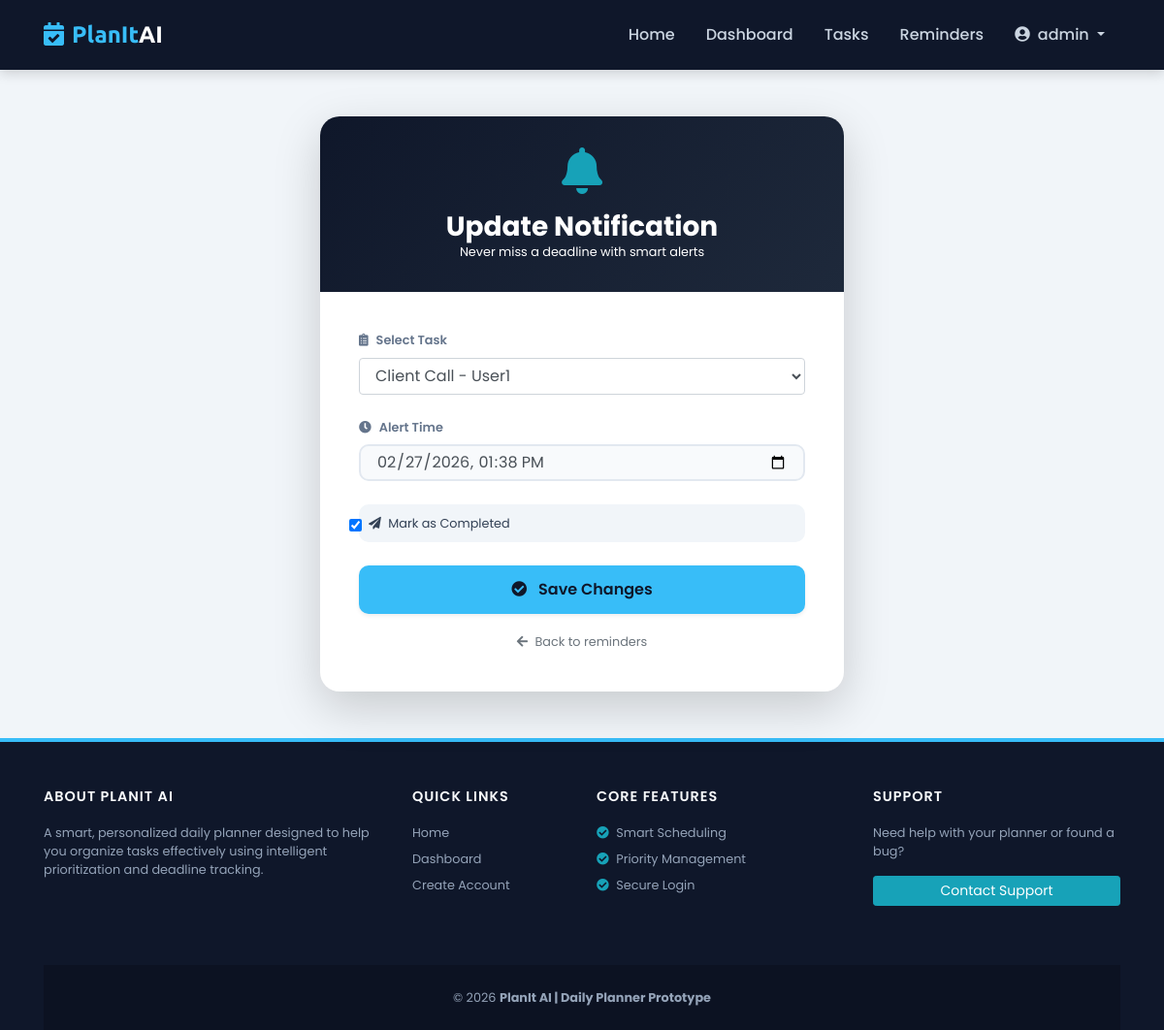
Page /reminders/2/edit/ (signed in) on the committed database.
### myapp/models.py (models this page shows, shortened)
class Task(models.Model):
    PRIORITY_CHOICES = (
        (1, 'High'),
        (2, 'Medium'),
        (3, 'Low'),
    )
    STATUS_CHOICES = (
        ('pending', 'Pending'),
        ('completed', 'Completed'),
        ('overdue', 'Overdue'),
    )
    RECURRENCE_CHOICES = (
        ('none', 'None'),
        ('daily', 'Daily'),
        ('weekly', 'Weekly'),
        ('monthly', 'Monthly'),
    )
    task_id = models.AutoField(primary_key=True)
    user = models.ForeignKey(CustomerUser, on_delete=models.CASCADE, related_name='tasks')
    category = models.ForeignKey(Category, on_delete=models.SET_NULL, null=True, blank=True)
    title = models.CharField(max_length=255)
    description = models.TextField(blank=True, null=True)
    priority = models.IntegerField(choices=PRIORITY_CHOICES, default=2)
    due_date = models.DateTimeField()
    duration_minutes = models.IntegerField(default=60)
    status = models.CharField(max_length=20, choices=STATUS_CHOICES, default='pending')
    completed_at = models.DateTimeField(blank=True, null=True)
    recurrence_pattern = models.CharField(
        max_length=20,
        choices=RECURRENCE_CHOICES,
        default='none'
    )
    bookmarked = models.BooleanField(default=False)
    is_deleted = models.BooleanField(default=False)
    created_at = models.DateTimeField(auto_now_add=True)
    updated_at = models.DateTimeField(auto_now=True)
    class Meta:
        ordering = ['priority', 'due_date']
        indexes = [
            models.Index(fields=['user', 'priority']),
            models.Index(fields=['due_date']),
            models.Index(fields=['status']),
        ]
    def __str__(self):
        return f"{self.title} - {self.user.username}"

class Reminder(models.Model):
    reminder_id = models.AutoField(primary_key=True)
    task = models.ForeignKey(Task, on_delete=models.CASCADE, related_name='reminders')
    reminder_time = models.DateTimeField()
    is_completed = models.BooleanField(default=False)

### myapp/views.py (the view)
# urls.py: path('reminders/<int:reminder_id>/edit/', views.edit_reminder, name='edit_reminder'),
def edit_reminder(request, reminder_id):
    user = get_logged_in_user(request)
    if not user:
        return redirect('login')
    reminder = get_object_or_404(Reminder, pk=reminder_id)
    if reminder.task.user != user:
        messages.error(request, "You cannot edit this reminder.")
        return redirect('reminder_list')
    if request.method == 'POST':
        form = ReminderForm(request.POST, instance=reminder)
        if form.is_valid():
            form.save()
            ActivityLog.objects.create(
                user=user,
                action='update_task',  # ← change to 'reminder_update' if added
                description=f'Reminder updated for task "{reminder.task.title}"'
            )
            messages.success(request, "Reminder updated successfully.")
            return redirect('reminder_list')
    else:
        form = ReminderForm(instance=reminder)
        form.fields['task'].queryset = Task.objects.filter(user=user, is_deleted=False)
    return render(request, 'reminder_form.html', {'form': form})

### myapp/forms.py
class ReminderForm(forms.ModelForm):
    class Meta:
        model = Reminder
        fields = ['task', 'reminder_time', 'is_completed']
        widgets = {
            'task': forms.Select(attrs={'class': 'form-control'}),
            'reminder_time': forms.DateTimeInput(attrs={
                'class': 'form-control',
                'type': 'datetime-local'
            }),
            'is_completed': forms.CheckboxInput(attrs={'class': 'form-check-input'}),
        }

### myapp/views.py (called while the page is built)
def get_logged_in_user(request):
    user_id = request.session.get('user_id')
    if not user_id:
        return None
    return CustomerUser.objects.filter(user_id=user_id).first()

### templates/reminder_form.html (shortened to what this page needs)
{% extends "base.html" %}
{% block content %}
<div class="container my-5">
    <div class="row justify-content-center">
        <div class="col-lg-6 col-md-8">
            <div class="card reminder-card shadow-lg">
                <div class="form-header">
                    <div class="mb-3">
                        <i class="fas fa-bell fa-3x text-info"></i>
                    </div>
                    <h3 class="font-weight-bold mb-0">
                        {% if form.instance.pk %}Update Notification{% else %}Set a Reminder{% endif %}
                    </h3>
                    <p class="small opacity-75 mb-0">Never miss a deadline with smart alerts</p>
                </div>
                <div class="form-container">
                    <form method="post">
                        <div class="input-wrapper">
                            <label class="small"><i class="fas fa-clipboard-list mr-2"></i>Select Task</label>
                            {{ form.task }}
                        </div>
                        <div class="input-wrapper">
                            <label class="small"><i class="fas fa-clock mr-2"></i>Alert Time</label>
                            {{ form.reminder_time }}
                        </div>
                        <div class="mb-4">
                            <label class="custom-checkbox small mb-0">
                                {{ form.is_completed }}
                                <span><i class="fas fa-paper-plane mr-1"></i> Mark as Completed</span>
                            </label>
                        </div>
                        <button type="submit" class="btn btn-submit btn-block shadow-sm">
                            <i class="fas fa-check-circle mr-2"></i>
                            {% if form.instance.pk %}Save Changes{% else %}Enable Reminder{% endif %}
                        </button>
                        <div class="text-center mt-3">
                            <a href="{% url 'reminder_list' %}" class="text-muted small text-decoration-none">
                                <i class="fas fa-arrow-left mr-1"></i> Back to reminders
                            </a>
                        </div>
                    </form>
                </div>
            </div>
        </div>
    </div>
</div>
{% endblock %}

### templates/base.html (style rules this page uses)
:root { --primary-color: #0f172a; --accent-color: #38bdf8; --high-priority: #ef4444; --low-priority: #22c55e; --light-bg: #f1f5f9; }
body { font-family: 'Poppins', sans-serif; background-color: var(--light-bg); color: #334155; display: flex; flex-direction: column; min-height: 100vh; }

### templates/reminder_form.html (style rules this page uses)
.reminder-card { border-radius: 20px; background: #ffffff; border: none; overflow: hidden; }
.form-header { background: linear-gradient(135deg, var(--primary-color) 0%, #1e293b 100%); padding: 2rem; color: white; text-align: center; }
.form-container { padding: 2.5rem; }
.input-wrapper { position: relative; margin-bottom: 1.5rem; }
.input-wrapper label { color: #64748b; font-weight: 600; margin-bottom: 0.5rem; display: block; }
input[type="text"], input[type="datetime-local"], select { width: 100%; padding: 0.75rem 1rem; border-radius: 10px; border: 2px solid #e2e8f0; transition: all 0.3s ease; background-color: #f8fafc; }
.btn-submit { background-color: var(--accent-color); color: var(--primary-color); font-weight: 600; border: none; padding: 0.8rem; border-radius: 10px; transition: 0.3s; }
.custom-checkbox { display: flex; align-items: center; gap: 10px; padding: 10px; background: #f1f5f9; border-radius: 10px; cursor: pointer; }

### rows in the picture
Task: task "Client Call - User1"
Reminder: reminder_time "02/27/2026 13:38", is_completed "☑"

### other values in the picture
{{ request.session.username }} "admin"
